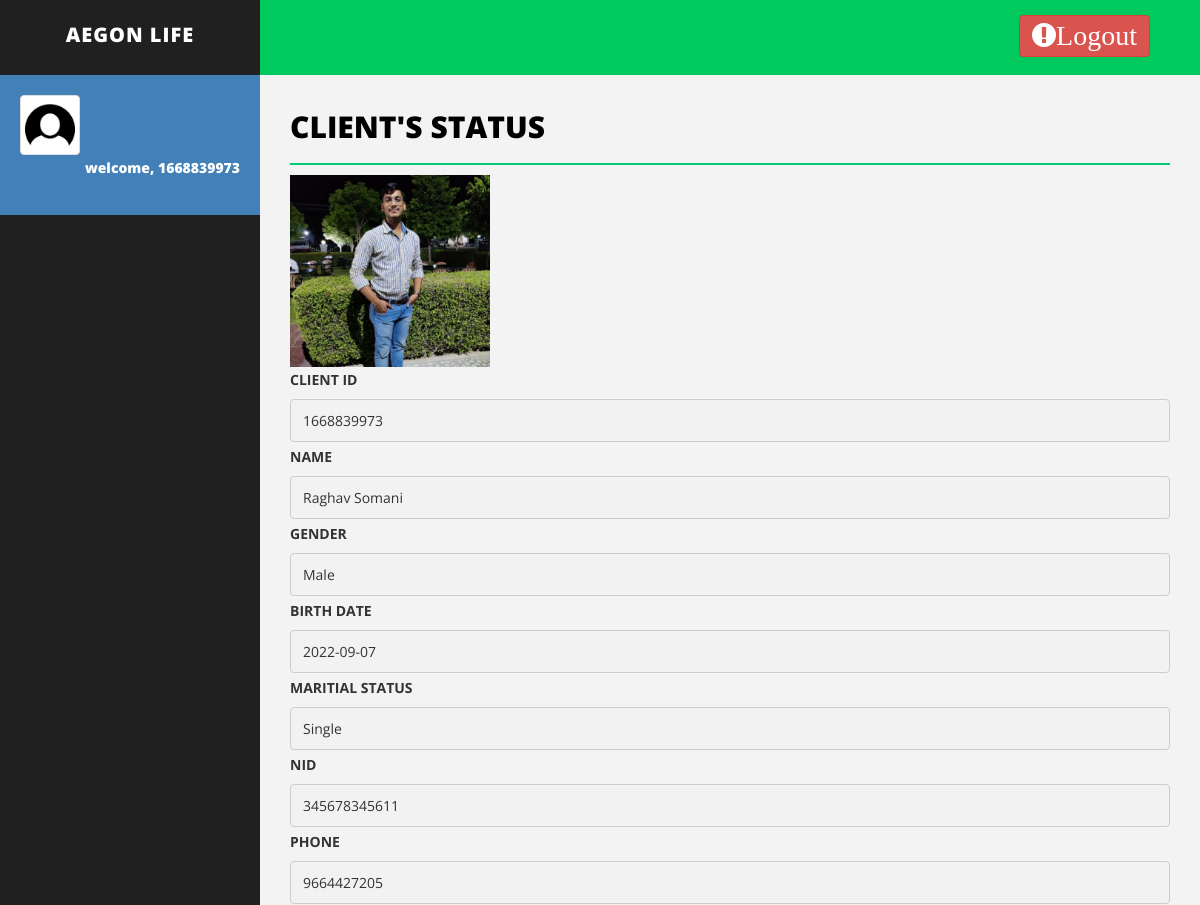
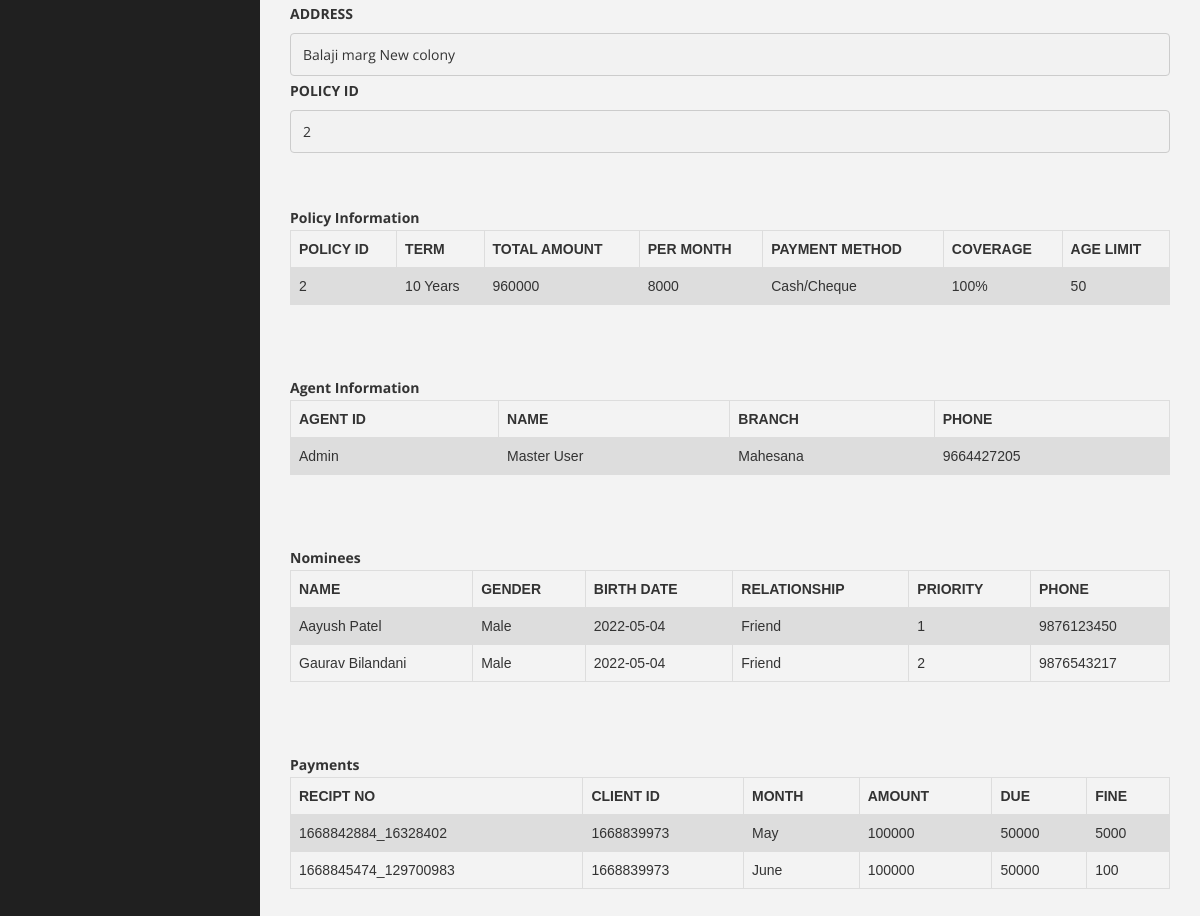
Screenshot of /clientHome.php (signed in) with the database file from the repository (2 pictures, top to bottom).
### tables this page shows
CREATE TABLE `client` (
  `client_id` varchar(200) NOT NULL,
  `client_password` varchar(30) NOT NULL,
  `name` varchar(50) NOT NULL,
  `sex` varchar(20) NOT NULL,
  `birth_date` varchar(20) NOT NULL,
  `marital_status` varchar(20) NOT NULL,
  `nid` varchar(50) NOT NULL,
  `phone` varchar(20) NOT NULL,
  `address` varchar(50) NOT NULL,
  `policy_id` varchar(50) NOT NULL,
  `agent_id` varchar(20) NOT NULL,
  `image` varchar(200) NOT NULL
);

CREATE TABLE `policy` (
  `policy_id` varchar(50) NOT NULL,
  `term` varchar(50) NOT NULL,
  `health_status` varchar(50) NOT NULL,
  `system` varchar(50) NOT NULL,
  `payment_method` varchar(50) NOT NULL,
  `coverage` varchar(50) NOT NULL,
  `age_limit` varchar(20) NOT NULL
);

CREATE TABLE `agent` (
  `agent_id` varchar(50) NOT NULL,
  `agent_password` varchar(30) NOT NULL,
  `name` varchar(50) NOT NULL,
  `branch` varchar(50) NOT NULL,
  `phone` varchar(50) NOT NULL
);

CREATE TABLE `nominee` (
  `nominee_id` varchar(200) NOT NULL,
  `client_id` varchar(100) NOT NULL,
  `name` varchar(50) NOT NULL,
  `sex` varchar(20) NOT NULL,
  `birth_date` varchar(50) NOT NULL,
  `nid` varchar(50) NOT NULL,
  `relationship` varchar(20) NOT NULL,
  `priority` varchar(20) NOT NULL,
  `phone` varchar(50) NOT NULL
);

CREATE TABLE `payment` (
  `recipt_no` varchar(20) NOT NULL,
  `client_id` varchar(50) NOT NULL,
  `month` varchar(50) NOT NULL,
  `amount` varchar(50) NOT NULL,
  `fine` varchar(50) NOT NULL,
  `due` varchar(50) NOT NULL,
  `agent_id` varchar(30) NOT NULL
);

### clientHome.php (the view, shortened to what this page needs)
<!DOCTYPE html>
<html>
<head>
<?php
	include'connection.php';
?>
    <link href="assets/css/bootstrap.css" rel="stylesheet" />
    <link href="assets/css/font-awesome.css" rel="stylesheet" />
    <link href="assets/css/basic.css" rel="stylesheet" />
    <link href="assets/css/custom.css" rel="stylesheet" />
</head>
<body>
    <div id="wrapper">
        <nav class="navbar navbar-default navbar-cls-top " role="navigation" style="margin-bottom: 0">
            <div class="navbar-header">
                <a class="navbar-brand" href="index.php">Aegon Life</a>
            </div>
            <div class="header-right">
                 <a href="<?php echo "logout.php" ?>" class="btn btn-danger" title="Logout"><i class="fa fa-exclamation-circle fa-2x">Logout</i></a>
            </div>
        </nav>
        <nav class="navbar-default navbar-side" role="navigation">
            <div class="sidebar-collapse">
                <ul class="nav" id="main-menu">
                    <li>
                        <div class="user-img-div">
                            <img src="assets/img/user.png" class="img-thumbnail" />
                            <div class="inner-text">
								  <?php
										echo "welcome, ".$_SESSION["username"];
								?>
                            <br />
                            </div>
                        </div>
                    </li>
                </ul>
            </div>
        </nav>
        <div id="page-wrapper">
                <div class="row">
                    <div class="col-md-12">
                        <h1 class="page-head-line">Client's Status</h1>
<?php
		$client_id = $_SESSION["username"];
	$sql = "SELECT * from client where client_id='$client_id'";
	$result = $conn->query($sql);
	$policy_id = "";
	while($row = $result->fetch_assoc()) {
		$images = $row["image"];
?>
			<img class="profile-user-img img-responsive"  width="200px" height="200px" src="<?php echo "uploads/".$images ?>" alt="User profile picture">
<?php
		echo "<label for=\"fname\">CLIENT ID</label>";
	    echo "<input disabled type=\"text\" client_id=\"fname\" name=\"client_id\" placeholder=\"Your id..\" value=\"$row[client_id]\">";
		echo "<label for=\"fname\">NAME</label>";
	    echo "<input disabled type=\"text\" client_id=\"fname\" name=\"name\" placeholder=\"Your Name..\" value=\"$row[name]\">";
		echo "<label for=\"fname\">GENDER</label>";
		echo "<input disabled type=\"text\" client_id=\"fname\" name=\"sex\" placeholder=\"Your Gender..\" value=\"$row[sex]\">";
		echo "<label for=\"fname\">BIRTH DATE</label>";
		echo "<input disabled type=\"text\" client_id=\"fname\" name=\"birth_date\" placeholder=\"Your Birth Date..\" value=\"$row[birth_date]\">";
		echo "<label for=\"fname\">MARITIAL STATUS</label>";
		echo "<input disabled type=\"text\" client_id=\"fname\" name=\"marital_status\" placeholder=\"Your Maritial Status..\" value=\"$row[marital_status]\">";
		echo "<label for=\"fname\">NID</label>";
		echo "<input disabled type=\"text\" client_id=\"fname\" name=\"nid\" placeholder=\"Your NID..\" value=\"$row[nid]\">";
		echo "<label for=\"fname\">PHONE</label>";
		echo "<input disabled type=\"text\" client_id=\"fname\" name=\"phone\" placeholder=\"Your Phone..\" value=\"$row[phone]\">";
		echo "<label for=\"fname\">ADDRESS</label>";
		echo "<input disabled type=\"text\" client_id=\"fname\" name=\"address\" placeholder=\"Your Address..\" value=\"$row[address]\">";
		echo "<label for=\"fname\">POLICY ID</label>";
		echo "<input disabled type=\"text\" client_id=\"fname\" name=\"policy_id\" placeholder=\"policy id..\" value=\"$row[policy_id]\">";
		$policy_id = $row["policy_id"];
		$c_id      = $row["client_id"];
		$agent_id  = $row["agent_id"];
    }
		echo "<br>\n";
	    echo "<br>\n";
	$sql = "SELECT policy_id,term,health_status,system,payment_method,coverage, age_limit FROM policy where policy_id ='$policy_id'";
	$result = $conn->query($sql);
	echo "<table class=\"table\">\n";
    echo "  <tr>\n";
    echo "    <th>POLICY ID</th>\n";
    echo "    <th>TERM</th>\n";
    echo "    <th>TOTAL AMOUNT</th>\n";
    echo "    <th>PER MONTH</th>\n";
	echo "    <th>PAYMENT METHOD</th>\n";
    echo "    <th>COVERAGE</th>\n";
    echo "    <th>AGE LIMIT</th>\n";
    echo "  </tr>";
	if ($result->num_rows > 0) {
	while($row = $result->fetch_assoc()) {
		echo "<tr>\n";
		echo "    <td>".$row["policy_id"]."</td>\n";
		echo "    <td>".$row["term"]."</td>\n";
		echo "    <td>".$row["health_status"]."</td>\n";
		echo "    <td>".$row["system"]."</td>\n";
		echo "    <td>".$row["payment_method"]."</td>\n";
		echo "    <td>".$row["coverage"]."</td>\n";
		echo "    <td>".$row["age_limit"]."</td>\n";
	}
	}
	?>
	</div>
	<?php
	echo "<br>\n";
	echo '<b>Policy Information</b>';
	$sql = "SELECT agent_id, name ,branch, phone FROM agent where agent_id='$agent_id'";
	$result = $conn->query($sql);
	echo "<table class=\"table\">\n";
    echo "  <tr>\n";
    echo "    <th>AGENT ID</th>\n";
    echo "    <th>NAME</th>\n";
    echo "    <th>BRANCH</th>\n";
    echo "    <th>PHONE</th>\n";
    echo "  </tr>";
	if ($result->num_rows > 0) {
	while($row = $result->fetch_assoc()) {
		echo "<tr>\n";
		echo "    <td>".$row["agent_id"]."</td>\n";
		echo "    <td>".$row["name"]."</td>\n";
		echo "    <td>".$row["branch"]."</td>\n";
		echo "    <td>".$row["phone"]."</td>\n";
	}
	}
	echo "<br>\n";
	echo "<br>\n";
		echo '<b>Agent Information</b>';
	$sql = "SELECT * FROM nominee where client_id='$c_id'";
	$result = $conn->query($sql);
	echo "<table class=\"table\">\n";
    echo "  <tr>\n";
    echo "    <th>NAME</th>\n";
    echo "    <th>GENDER</th>\n";
    echo "    <th>BIRTH DATE</th>\n";
	echo "    <th>RELATIONSHIP</th>\n";
	echo "    <th>PRIORITY</th>\n";
    echo "    <th>PHONE</th>\n";
    echo "  </tr>";
	if ($result->num_rows > 0) {
	while($row = $result->fetch_assoc()) {
		echo "<tr>\n";
		echo "    <td>".$row["name"]."</td>\n";
		echo "    <td>".$row["sex"]."</td>\n";
		echo "    <td>".$row["birth_date"]."</td>\n";
		echo "    <td>".$row["relationship"]."</td>\n";
		echo "    <td>".$row["priority"]."</td>\n";
		echo "    <td>".$row["phone"]."</td>\n";
	}
	}
	echo "<br>\n";
	echo "<br>\n";
	echo '<b>Nominees</b>';
	$sql = "SELECT * FROM payment where client_id='$c_id'";
	$result = $conn->query($sql);
	echo "<table class=\"table\">\n";
    echo "  <tr>\n";
    echo "    <th>RECIPT NO</th>\n";
    echo "    <th>CLIENT ID</th>\n";
    echo "    <th>MONTH</th>\n";
    echo "    <th>AMOUNT</th>\n";
	echo "    <th>DUE</th>\n";
    echo "    <th>FINE</th>\n";
    echo "  </tr>";
	if ($result->num_rows > 0) {
	while($row = $result->fetch_assoc()) {
		echo "<tr>\n";
		echo "    <td>".$row["recipt_no"]."</td>\n";
		echo "    <td>".$row["client_id"]."</td>\n";
		echo "    <td>".$row["month"]."</td>\n";
		echo "    <td>".$row["amount"]."</td>\n";
		echo "    <td>".$row["due"]."</td>\n";
		echo "    <td>".$row["fine"]."</td>\n";
	}
	}
	echo "<br>\n";
	echo "<br>\n";
	echo '<b>Payments</b>';
	echo "</table>\n";
?>
                </div>
        </div>
    </div>
</body>
</html>

### assets/css/basic.css (style rules this page uses)
body { font-family: 'Open Sans', sans-serif; line-height:25px; }
#wrapper { width: 100%; background: #202020; }
#page-wrapper { padding: 15px 15px; min-height: 600px; background: #F3F3F3; }
.page-head-line { font-size: 30px; text-transform: uppercase; color: #000; font-weight: 800; padding-bottom: 20px; border-bottom: 2px solid #00CA79; margin-bottom: 10px; }
.navbar-cls-top .navbar-brand { color: #fff; background: #202020; width: 260px; text-align: center; height: 75px; font-size: 20px; letter-spacing: 1px; font-weight: 900; padding-top: 25px; text-transform:uppercase; }
.header-right { color: #fff; padding: 15px 50px 5px 50px; float: right; font-size: 16px; }
.user-img-div { min-height: 140px; padding: 20px; background-color: #4380B8; }
.user-img-div img { max-height: 60px; }
.user-img-div .inner-text { text-align: right; position: relative; color: #fff; font-weight: 800; line-height: 25px; }
.sidebar-collapse, .sidebar-collapse .nav { background: none; }
.sidebar-collapse .nav { padding: 0; }
.navbar-side { border: none; background-color: #202020; }
.navbar-cls-top { background: #00ca5d; border-bottom: none; }
.navbar-default { border: 0px solid black; }
.navbar-header { background: #000000; }
@media (min-width:768px) { #page-wrapper { margin: 0 0 0 260px; padding: 15px 30px; min-height: 1200px; } }
@media (min-width:768px) { .navbar-side { z-index: 1; position: absolute; width: 260px; } }
@media (min-width:768px) { .navbar { border-radius: 0px; } }

### clientHome.php (style rules this page uses)
input[type=text], select { width: 100%; padding: 8px 12px; margin: 2px 0; display: inline-block; border: 1px solid #ccc; border-radius: 4px; box-sizing: border-box; }
table { font-family: arial, sans-serif; border-collapse: collapse; width: 100%; }
td, th { border: 1px solid #dddddd; text-align: left; padding: 8px; }
tr:nth-child(even) { background-color: #dddddd; }

### rows the page displays
client: image (picture), client_id "1668839973", name "Raghav Somani", sex "Male", birth_date "2022-09-07", marital_status "Single", nid "345678345611", phone "9664427205", address "Balaji marg New colony", policy_id "2"
policy: policy_id "2", term "10 Years", health_status "960000", system "8000", payment_method "Cash/Cheque", coverage "100%", age_limit "50"
agent: agent_id "Admin", name "Master User", branch "Mahesana", phone "9664427205"
nominee: name "Aayush Patel", sex "Male", birth_date "2022-05-04", relationship "Friend", priority "1", phone "9876123450"
nominee: name "Gaurav Bilandani", sex "Male", birth_date "2022-05-04", relationship "Friend", priority "2", phone "9876543217"
payment: recipt_no "1668842884_16328402", client "1668839973", month "May", amount "100000", due "50000", fine "5000"
payment: recipt_no "1668845474_129700983", client "1668839973", month "June", amount "100000", due "50000", fine "100"

### other values shown
$_SESSION["username"] "1668839973"
